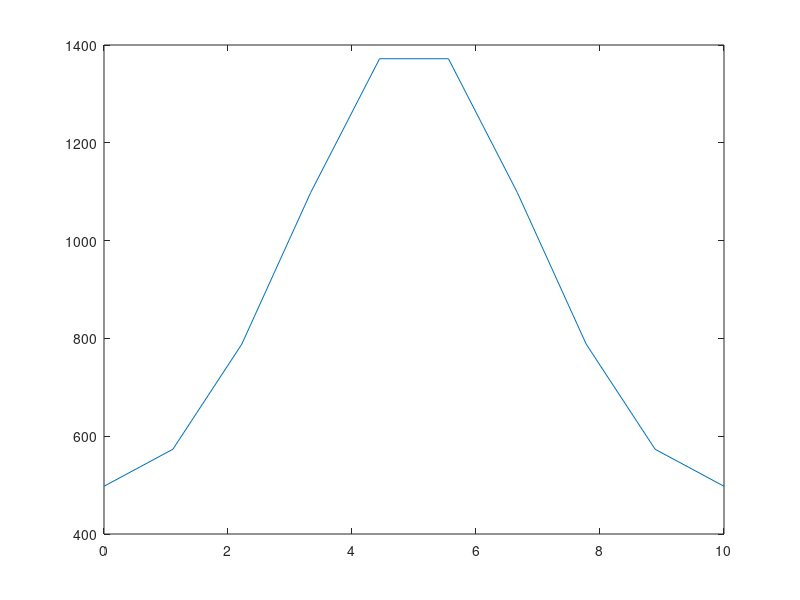

The MATLAB source for this figure:
clear; close all; clc;
X = 1.2;
k0_a = 5.917;
M = 0:0.01:1;

kappa_over_k0 = sqrt(1+X^2) - ((M.^2)/4)*((X^2)/sqrt(1+X^ ...
    2))*(1/(1-(1i/X)*sqrt(1+2*pi/k0_a-sqrt(1+X^2)))+1/(1-(1i/ ...
    X)*sqrt(1-2*pi/k0_a-sqrt(1+X^2))));

beta_over_k0 = real(kappa_over_k0);
alpha_over_k0 = -imag(kappa_over_k0);

% figure(1)
% plot(M, beta_over_k0)
% figure(2)
% plot(M, alpha_over_k0)

u0=4*pi*10^-7;
e0=8.854e-12;
eta0=sqrt(u0/e0);

M = 0.2;
a = 28.25e-3;
Xprime = 1.2;
z = linspace(0,28.25e-3,10);

X0 = eta0.*Xprime.*(1+M.*cos(z.*2*pi./a));

plot(10*z/a,X0)

gap_size_um = (-1.9667*X.^5 + 1943.9703*X.^4 + -390156.861*X.^ ...
    3 + -4674.6409*X.^2 + -26.3167*X + -0.011268) ./ (X.^4 + -466.5891*X.^ ...
    3 + 52195.9033*X.^2 + -15293.5661*X + -166.5399);

gap_size_um1 = (-1.9667*X0.^5 + 1943.9703*X0.^4 + -390156.861*X0.^ ...
    3 + -4674.6409*X0.^2 + -26.3167*X0 + -0.011268) ./ (X0.^4 + -466.5891*X0.^ ...
    3 + 52195.9033*X0.^2 + -15293.5661*X0 + -166.5399);
gap_size_um1 = gap_size_um1';
plot(10*z/a,gap_size_um1)